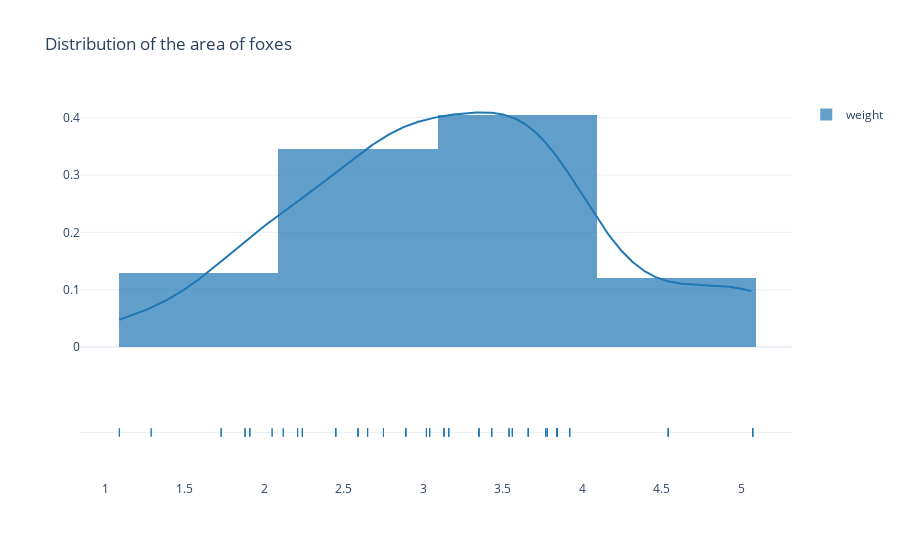

This figure's notebook cell:
### Code cell
plot_fox_col_distr(col="area")

### Figure 1 — Plotly figure (JSON) as saved in the notebook; plotly's stock layout.template omitted (floating-point values rounded to 4 significant figures; data arrays with more than 128 entries replaced by an {"elided": "..."} marker saying what was removed)
{"data": [{"autobinx": false, "histnorm": "probability density", "legendgroup": "weight", "marker": {"color": "rgb(31, 119, 180)"}, "name": "weight", "opacity": 0.7, "type": "histogram", "x": [1.09, 1.09, 2.05, 2.05, 2.12, 2.12, 1.29, 1.29, 3.78, 3.78, 3.78, 2.24, 2.24, 2.24, 2.75, 2.75, 2.75, 1.88, 1.88, 1.88, 3.77, 3.77, 3.77, 1.73, 1.73, 1.73, 2.21, 2.21, 2.21, 3.84, 3.84, 3.84, 3.84, 3.84, 3.84, 3.84, 3.02, 3.02, 3.02, 3.02, 3.43, 3.43, 3.43, 3.43, 2.65, 2.65, 2.65, 2.65, 3.54, 3.54, 3.54, 3.54, 2.45, 2.45, 2.45, 2.45, 5.07, 5.07, 5.07, 5.07, 5.07, 5.07, 5.07, 5.07, 2.59, 2.59, 2.59, 2.59, 3.13, 3.13, 3.13, 3.13, 3.56, 3.56, 3.56, 3.56, 3.35, 3.35, 3.35, 3.35, 3.16, 3.16, 3.16, 3.16, 3.04, 3.04, 3.04, 3.04, 3.66, 3.66, 3.66, 3.66, 3.66, 3.92, 3.92, 3.92, 3.92, 3.92, 2.89, 2.89, 2.89, 2.89, 2.89, 4.54, 4.54, 4.54, 4.54, 4.54, 4.54, 2.75, 2.75, 2.75, 2.75, 1.91, 1.91, 1.91], "xaxis": "x", "xbins": {"end": 5.07, "size": 1, "start": 1.09}, "yaxis": "y"}, {"legendgroup": "weight", "marker": {"color": "rgb(31, 119, 180)"}, "mode": "lines", "name": "weight", "showlegend": false, "type": "scatter", "x": {"elided": "500 float values"}, "xaxis": "x", "y": {"elided": "500 float values"}, "yaxis": "y"}, {"legendgroup": "weight", "marker": {"color": "rgb(31, 119, 180)", "symbol": "line-ns-open"}, "mode": "markers", "name": "weight", "showlegend": false, "type": "scatter", "x": [1.09, 1.09, 2.05, 2.05, 2.12, 2.12, 1.29, 1.29, 3.78, 3.78, 3.78, 2.24, 2.24, 2.24, 2.75, 2.75, 2.75, 1.88, 1.88, 1.88, 3.77, 3.77, 3.77, 1.73, 1.73, 1.73, 2.21, 2.21, 2.21, 3.84, 3.84, 3.84, 3.84, 3.84, 3.84, 3.84, 3.02, 3.02, 3.02, 3.02, 3.43, 3.43, 3.43, 3.43, 2.65, 2.65, 2.65, 2.65, 3.54, 3.54, 3.54, 3.54, 2.45, 2.45, 2.45, 2.45, 5.07, 5.07, 5.07, 5.07, 5.07, 5.07, 5.07, 5.07, 2.59, 2.59, 2.59, 2.59, 3.13, 3.13, 3.13, 3.13, 3.56, 3.56, 3.56, 3.56, 3.35, 3.35, 3.35, 3.35, 3.16, 3.16, 3.16, 3.16, 3.04, 3.04, 3.04, 3.04, 3.66, 3.66, 3.66, 3.66, 3.66, 3.92, 3.92, 3.92, 3.92, 3.92, 2.89, 2.89, 2.89, 2.89, 2.89, 4.54, 4.54, 4.54, 4.54, 4.54, 4.54, 2.75, 2.75, 2.75, 2.75, 1.91, 1.91, 1.91], "xaxis": "x", "y": ["weight", "weight", "weight", "weight", "weight", "weight", "weight", "weight", "weight", "weight", "weight", "weight", "weight", "weight", "weight", "weight", "weight", "weight", "weight", "weight", "weight", "weight", "weight", "weight", "weight", "weight", "weight", "weight", "weight", "weight", "weight", "weight", "weight", "weight", "weight", "weight", "weight", "weight", "weight", "weight", "weight", "weight", "weight", "weight", "weight", "weight", "weight", "weight", "weight", "weight", "weight", "weight", "weight", "weight", "weight", "weight", "weight", "weight", "weight", "weight", "weight", "weight", "weight", "weight", "weight", "weight", "weight", "weight", "weight", "weight", "weight", "weight", "weight", "weight", "weight", "weight", "weight", "weight", "weight", "weight", "weight", "weight", "weight", "weight", "weight", "weight", "weight", "weight", "weight", "weight", "weight", "weight", "weight", "weight", "weight", "weight", "weight", "weight", "weight", "weight", "weight", "weight", "weight", "weight", "weight", "weight", "weight", "weight", "weight", "weight", "weight", "weight", "weight", "weight", "weight", "weight"], "yaxis": "y2"}], "layout": {"barmode": "overlay", "hovermode": "closest", "legend": {"traceorder": "reversed"}, "title": {"text": "Distribution of the area of foxes"}, "xaxis": {"anchor": "y2", "domain": [0, 1], "zeroline": false}, "yaxis": {"anchor": "free", "domain": [0.35, 1], "position": 0}, "yaxis2": {"anchor": "x", "domain": [0, 0.25], "dtick": 1, "showticklabels": false}}}
